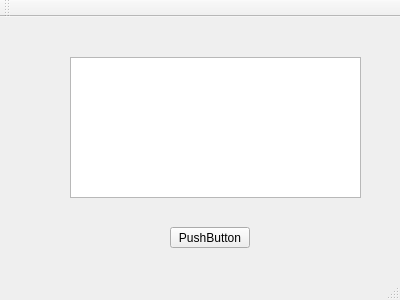
<?xml version="1.0" encoding="UTF-8"?>
<ui version="4.0">
 <class>MainWindow</class>
 <widget class="QMainWindow" name="MainWindow">
  <property name="geometry">
   <rect>
    <x>0</x>
    <y>0</y>
    <width>400</width>
    <height>300</height>
   </rect>
  </property>
  <property name="windowTitle">
   <string>MainWindow</string>
  </property>
  <widget class="QWidget" name="centralWidget">
   <widget class="QPushButton" name="pushButton">
    <property name="geometry">
     <rect>
      <x>170</x>
      <y>210</y>
      <width>80</width>
      <height>21</height>
     </rect>
    </property>
    <property name="text">
     <string>PushButton</string>
    </property>
   </widget>
   <widget class="QTextEdit" name="textEdit">
    <property name="geometry">
     <rect>
      <x>70</x>
      <y>40</y>
      <width>291</width>
      <height>141</height>
     </rect>
    </property>
   </widget>
  </widget>
  <widget class="QMenuBar" name="menuBar">
   <property name="geometry">
    <rect>
     <x>0</x>
     <y>0</y>
     <width>400</width>
     <height>18</height>
    </rect>
   </property>
  </widget>
  <widget class="QToolBar" name="mainToolBar">
   <attribute name="toolBarArea">
    <enum>TopToolBarArea</enum>
   </attribute>
   <attribute name="toolBarBreak">
    <bool>false</bool>
   </attribute>
  </widget>
  <widget class="QStatusBar" name="statusBar"/>
 </widget>
 <layoutdefault spacing="6" margin="11"/>
 <resources/>
 <connections/>
</ui>
